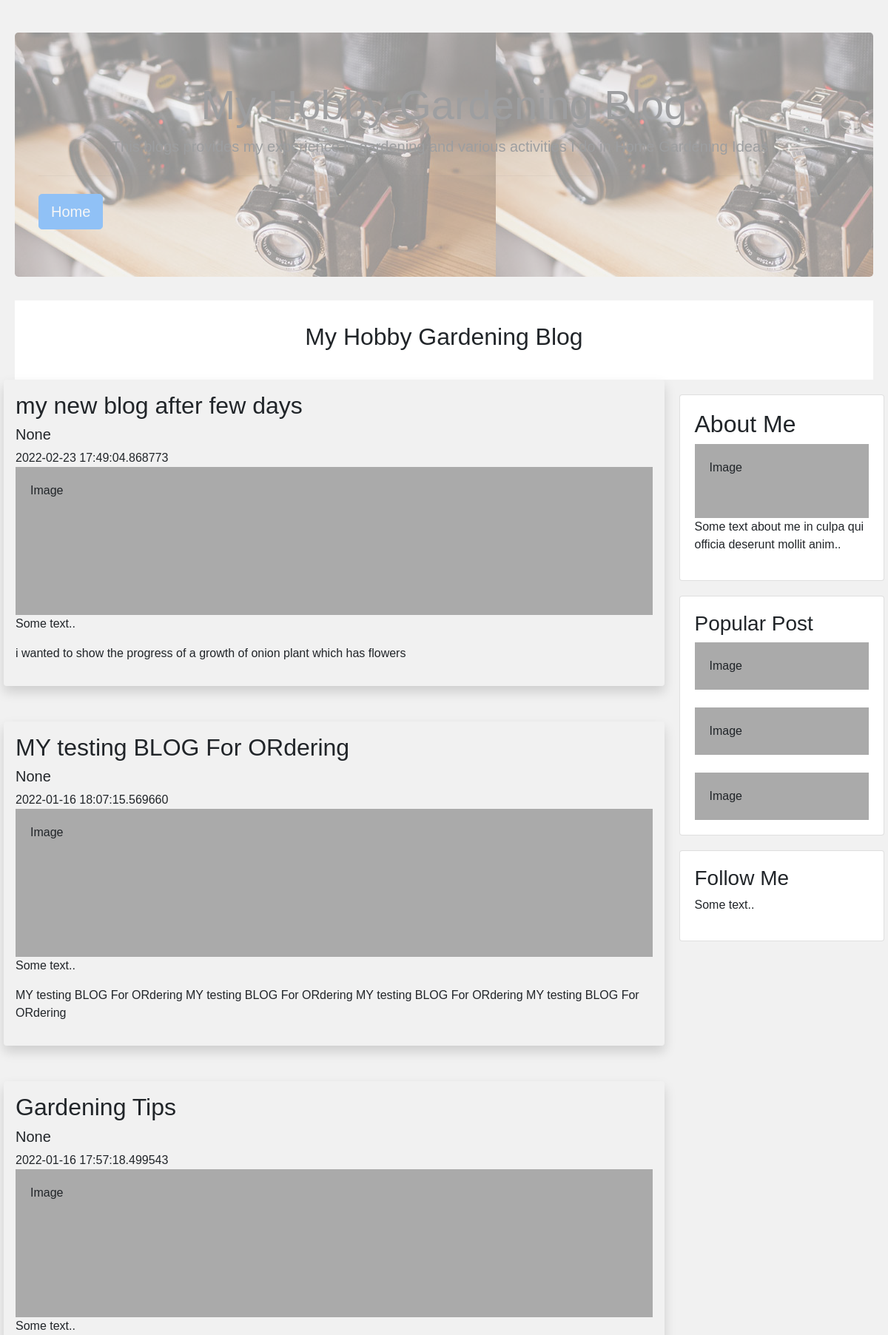
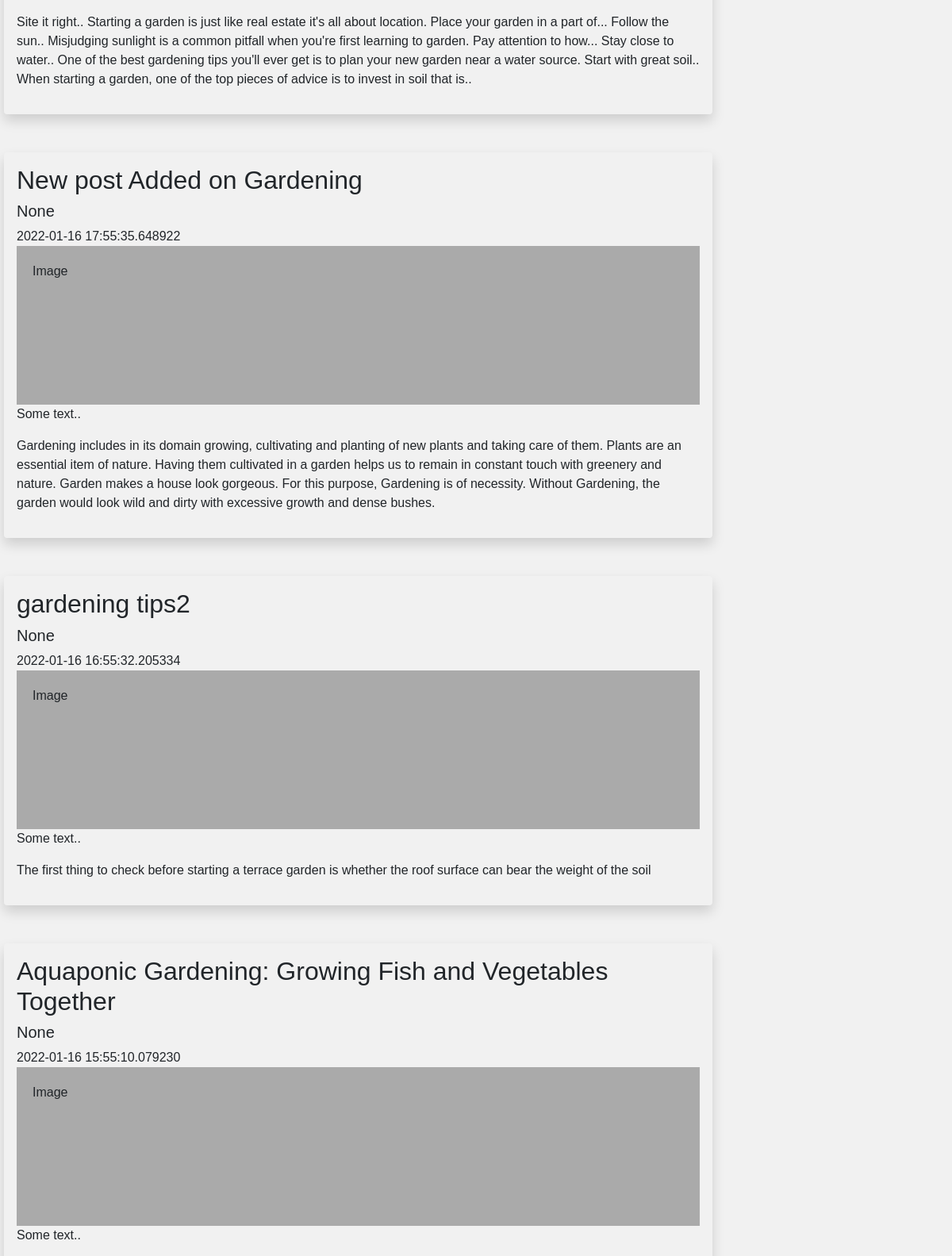
Page /blog (upper part) on the committed database (2 pictures, top to bottom).
### app.py (models this page shows, shortened)
class Posts(db.Model):
    id = db.Column(db.Integer, primary_key=True)
    title = db.Column(db.String(200), nullable=False)
    date_posted = db.Column(db.DateTime, nullable=False, default=datetime.utcnow)
    content = db.Column(db.Text, nullable=False)
    user_id = db.Column(db.Integer, db.ForeignKey('users.id'))

### app.py (the view)
@app.route('/blog')
def blogs():
    posts = Posts.query.order_by(Posts.date_posted.desc()).all()
    return render_template('blog.html', posts= posts)

### app.py (called while the page is built)
    def __repr__(self):
        return f"User('{self.name}', '{self.email}','{self.date_added}')"

### templates/blog.html (shortened to what this page needs)
<!doctype html>
<html lang="en">
  <head>
<link rel="stylesheet" href="https://cdn.jsdelivr.net/npm/bootstrap@4.5.3/dist/css/bootstrap.min.css">
  </head>
  <div>
<div class="jumbotron" style="background-image: url('static/assets/img/portfolio/thumbnails/3.jpg');opacity: 0.4;">
    <div class="text-center" >
         <h1 class="display-4">My Hobby Gardening Blog  </h1>
             <p class="lead">This blogs provides my experience in gardening and various activities I do in Home Gardening Ideas  .</p>
                <hr class="my-4">
        </div>
                <a class="btn btn-primary btn-lg" href="{{ url_for('home_page') }}" role="button">Home</a>
</div>
  </div>
  </body>
<!DOCTYPE html>
<html>
<head>
</head>
<body>
<div class="header">
  <h2>My Hobby Gardening Blog</h2>
</div>
<div class="row">
  <div class="leftcolumn">
      {% for post in posts %}
    <div class="shadow p-3 mb-5 bg-body rounded">
      <h2> {{ post.title }} </h2>
      <h5> {{ post.author }} </h5>
          {{ post.date_posted }} <br/>
      <div class="fakeimg" style="height:200px;">Image</div>
      <p>Some text..</p>
      <p> {{ post.content }} </p>
    </div>
      {% endfor %}
  </div>
  <div class="rightcolumn">
    <div class="card">
      <h2>About Me</h2>
      <div class="fakeimg" style="height:100px;">Image</div>
      <p>Some text about me in culpa qui officia deserunt mollit anim..</p>
    </div>
    <div class="card">
      <h3>Popular Post</h3>
      <div class="fakeimg">Image</div><br>
      <div class="fakeimg">Image</div><br>
      <div class="fakeimg">Image</div>
    </div>
    <div class="card">
      <h3>Follow Me</h3>
      <p>Some text..</p>
    </div>
  </div>
</div>
</body>
</html>
</html>

### templates/blog.html (style rules this page uses)
* { box-sizing: border-box; }
body { font-family: Arial; padding: 20px; background: #f1f1f1; }
.header { padding: 30px; font-size: 40px; text-align: center; background: white; }
.leftcolumn { float: left; width: 75%; }
.rightcolumn { float: left; width: 25%; padding-left: 20px; }
.fakeimg { background-color: #aaa; width: 100%; padding: 20px; }
.card { background-color: white; padding: 20px; margin-top: 20px; }
.row:after { content: ""; display: table; clear: both; }

### rows in the picture
Posts: title "my new blog after few days", author "None", date_posted "2022-02-23 17:49:04.868773", content "i wanted to show the progress of a growth of onion plant which has flowers"
Posts: title "MY testing BLOG For ORdering", author "None", date_posted "2022-01-16 18:07:15.569660", content "MY testing BLOG For ORdering MY testing BLOG For ORdering MY testing BLOG For ORdering MY testing BLOG For ORdering"
Posts: title "Gardening Tips", author "None", date_posted "2022-01-16 17:57:18.499543", content "Site it right.. Starting a garden is just like real estate it's all about location. Place your garden in a part of... Follow the sun.. Misjudging sunlight is a common pitfall when you're first learning to garden. Pay attention to how... Stay close to water.. One of the best gardening tips you'll ever get is to plan your new garden near a water source. Start with great soil.. When starting a garden, one of the top pieces of advice is to invest in soil that is.."
Posts: title "New post Added on Gardening", author "None", date_posted "2022-01-16 17:55:35.648922", content "Gardening includes in its domain growing, cultivating and planting of new plants and taking care of them. Plants are an essential item of nature. Having them cultivated in a garden helps us to remain in constant touch with greenery and nature. Garden makes a house look gorgeous. For this purpose, Gardening is of necessity. Without Gardening, the garden would look wild and dirty with excessive growth and dense bushes."
Posts: title "gardening tips2", author "None", date_posted "2022-01-16 16:55:32.205334", content "The first thing to check before starting a terrace garden is whether the roof surface can bear the weight of the soil"
Posts: title "Aquaponic Gardening: Growing Fish and Vegetables Together", author "None", date_posted "2022-01-16 15:55:10.079230"
